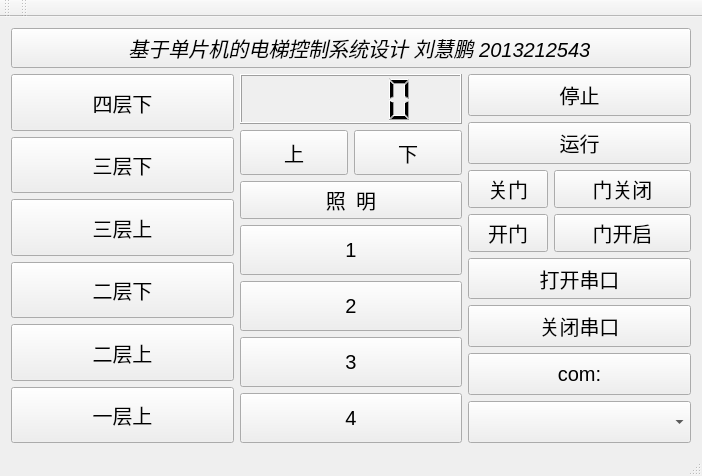
<?xml version="1.0" encoding="UTF-8"?>
<ui version="4.0">
 <class>MainWindow</class>
 <widget class="QMainWindow" name="MainWindow">
  <property name="geometry">
   <rect>
    <x>0</x>
    <y>0</y>
    <width>702</width>
    <height>476</height>
   </rect>
  </property>
  <property name="font">
   <font>
    <weight>75</weight>
    <bold>true</bold>
   </font>
  </property>
  <property name="windowTitle">
   <string>MainWindow</string>
  </property>
  <widget class="QWidget" name="centralWidget">
   <layout class="QVBoxLayout" name="verticalLayout_6">
    <item>
     <widget class="QPushButton" name="pushButton_6">
      <property name="minimumSize">
       <size>
        <width>0</width>
        <height>40</height>
       </size>
      </property>
      <property name="font">
       <font>
        <pointsize>15</pointsize>
        <weight>50</weight>
        <italic>true</italic>
        <bold>false</bold>
       </font>
      </property>
      <property name="text">
       <string>   基于单片机的电梯控制系统设计 刘慧鹏 2013212543</string>
      </property>
     </widget>
    </item>
    <item>
     <layout class="QHBoxLayout" name="horizontalLayout">
      <item>
       <layout class="QVBoxLayout" name="verticalLayout">
        <item>
         <widget class="QPushButton" name="fourdowm">
          <property name="sizePolicy">
           <sizepolicy hsizetype="Minimum" vsizetype="Minimum">
            <horstretch>0</horstretch>
            <verstretch>0</verstretch>
           </sizepolicy>
          </property>
          <property name="font">
           <font>
            <pointsize>15</pointsize>
            <weight>50</weight>
            <bold>false</bold>
           </font>
          </property>
          <property name="text">
           <string>四层下</string>
          </property>
         </widget>
        </item>
        <item>
         <widget class="QPushButton" name="threedowm">
          <property name="sizePolicy">
           <sizepolicy hsizetype="Minimum" vsizetype="Minimum">
            <horstretch>0</horstretch>
            <verstretch>0</verstretch>
           </sizepolicy>
          </property>
          <property name="font">
           <font>
            <pointsize>15</pointsize>
            <weight>50</weight>
            <bold>false</bold>
           </font>
          </property>
          <property name="text">
           <string>三层下</string>
          </property>
         </widget>
        </item>
        <item>
         <widget class="QPushButton" name="threeup">
          <property name="sizePolicy">
           <sizepolicy hsizetype="Minimum" vsizetype="Minimum">
            <horstretch>0</horstretch>
            <verstretch>0</verstretch>
           </sizepolicy>
          </property>
          <property name="font">
           <font>
            <pointsize>15</pointsize>
            <weight>50</weight>
            <bold>false</bold>
           </font>
          </property>
          <property name="text">
           <string>三层上</string>
          </property>
         </widget>
        </item>
        <item>
         <widget class="QPushButton" name="twodowm">
          <property name="sizePolicy">
           <sizepolicy hsizetype="Minimum" vsizetype="Minimum">
            <horstretch>0</horstretch>
            <verstretch>0</verstretch>
           </sizepolicy>
          </property>
          <property name="font">
           <font>
            <pointsize>15</pointsize>
            <weight>50</weight>
            <bold>false</bold>
           </font>
          </property>
          <property name="text">
           <string>二层下</string>
          </property>
         </widget>
        </item>
        <item>
         <widget class="QPushButton" name="twoup">
          <property name="sizePolicy">
           <sizepolicy hsizetype="Minimum" vsizetype="Minimum">
            <horstretch>0</horstretch>
            <verstretch>0</verstretch>
           </sizepolicy>
          </property>
          <property name="font">
           <font>
            <pointsize>15</pointsize>
            <weight>50</weight>
            <bold>false</bold>
           </font>
          </property>
          <property name="text">
           <string>二层上</string>
          </property>
         </widget>
        </item>
        <item>
         <widget class="QPushButton" name="oneup">
          <property name="sizePolicy">
           <sizepolicy hsizetype="Minimum" vsizetype="Minimum">
            <horstretch>0</horstretch>
            <verstretch>0</verstretch>
           </sizepolicy>
          </property>
          <property name="font">
           <font>
            <pointsize>15</pointsize>
            <weight>50</weight>
            <bold>false</bold>
           </font>
          </property>
          <property name="text">
           <string>一层上</string>
          </property>
         </widget>
        </item>
       </layout>
      </item>
      <item>
       <layout class="QVBoxLayout" name="verticalLayout_2">
        <item>
         <widget class="QLCDNumber" name="liftNumber">
          <property name="sizePolicy">
           <sizepolicy hsizetype="Minimum" vsizetype="Minimum">
            <horstretch>0</horstretch>
            <verstretch>0</verstretch>
           </sizepolicy>
          </property>
          <property name="font">
           <font>
            <weight>50</weight>
            <bold>false</bold>
           </font>
          </property>
         </widget>
        </item>
        <item>
         <layout class="QVBoxLayout" name="verticalLayout_5">
          <item>
           <layout class="QGridLayout" name="gridLayout_3">
            <item row="0" column="0">
             <widget class="QPushButton" name="up">
              <property name="sizePolicy">
               <sizepolicy hsizetype="Minimum" vsizetype="Minimum">
                <horstretch>0</horstretch>
                <verstretch>0</verstretch>
               </sizepolicy>
              </property>
              <property name="minimumSize">
               <size>
                <width>0</width>
                <height>45</height>
               </size>
              </property>
              <property name="font">
               <font>
                <pointsize>15</pointsize>
                <weight>50</weight>
                <bold>false</bold>
               </font>
              </property>
              <property name="autoFillBackground">
               <bool>true</bool>
              </property>
              <property name="text">
               <string>上</string>
              </property>
              <property name="autoRepeatDelay">
               <number>304</number>
              </property>
             </widget>
            </item>
            <item row="0" column="1">
             <widget class="QPushButton" name="dowm">
              <property name="minimumSize">
               <size>
                <width>0</width>
                <height>45</height>
               </size>
              </property>
              <property name="font">
               <font>
                <pointsize>15</pointsize>
                <weight>50</weight>
                <bold>false</bold>
               </font>
              </property>
              <property name="text">
               <string>下</string>
              </property>
             </widget>
            </item>
           </layout>
          </item>
          <item>
           <layout class="QGridLayout" name="gridLayout">
            <item row="0" column="0">
             <widget class="QPushButton" name="light">
              <property name="sizePolicy">
               <sizepolicy hsizetype="Preferred" vsizetype="Fixed">
                <horstretch>0</horstretch>
                <verstretch>0</verstretch>
               </sizepolicy>
              </property>
              <property name="minimumSize">
               <size>
                <width>2</width>
                <height>37</height>
               </size>
              </property>
              <property name="font">
               <font>
                <family>宋体</family>
                <pointsize>15</pointsize>
                <weight>50</weight>
                <bold>false</bold>
                <underline>false</underline>
                <stylestrategy>PreferAntialias</stylestrategy>
               </font>
              </property>
              <property name="cursor">
               <cursorShape>CrossCursor</cursorShape>
              </property>
              <property name="focusPolicy">
               <enum>Qt::StrongFocus</enum>
              </property>
              <property name="toolTipDuration">
               <number>-1</number>
              </property>
              <property name="text">
               <string>照  明</string>
              </property>
              <property name="autoRepeatDelay">
               <number>299</number>
              </property>
              <property name="autoDefault">
               <bool>false</bool>
              </property>
              <property name="default">
               <bool>false</bool>
              </property>
              <property name="flat">
               <bool>false</bool>
              </property>
             </widget>
            </item>
           </layout>
          </item>
         </layout>
        </item>
        <item>
         <widget class="QPushButton" name="one">
          <property name="enabled">
           <bool>true</bool>
          </property>
          <property name="sizePolicy">
           <sizepolicy hsizetype="Minimum" vsizetype="Minimum">
            <horstretch>0</horstretch>
            <verstretch>0</verstretch>
           </sizepolicy>
          </property>
          <property name="font">
           <font>
            <pointsize>15</pointsize>
            <weight>50</weight>
            <bold>false</bold>
           </font>
          </property>
          <property name="mouseTracking">
           <bool>false</bool>
          </property>
          <property name="text">
           <string>1</string>
          </property>
         </widget>
        </item>
        <item>
         <widget class="QPushButton" name="two">
          <property name="enabled">
           <bool>true</bool>
          </property>
          <property name="sizePolicy">
           <sizepolicy hsizetype="Minimum" vsizetype="Minimum">
            <horstretch>0</horstretch>
            <verstretch>0</verstretch>
           </sizepolicy>
          </property>
          <property name="font">
           <font>
            <pointsize>15</pointsize>
            <weight>50</weight>
            <italic>false</italic>
            <bold>false</bold>
           </font>
          </property>
          <property name="mouseTracking">
           <bool>false</bool>
          </property>
          <property name="text">
           <string>2</string>
          </property>
         </widget>
        </item>
        <item>
         <widget class="QPushButton" name="three">
          <property name="sizePolicy">
           <sizepolicy hsizetype="Minimum" vsizetype="Minimum">
            <horstretch>0</horstretch>
            <verstretch>0</verstretch>
           </sizepolicy>
          </property>
          <property name="font">
           <font>
            <pointsize>15</pointsize>
            <weight>50</weight>
            <bold>false</bold>
           </font>
          </property>
          <property name="text">
           <string>3</string>
          </property>
         </widget>
        </item>
        <item>
         <widget class="QPushButton" name="four">
          <property name="sizePolicy">
           <sizepolicy hsizetype="Minimum" vsizetype="Minimum">
            <horstretch>0</horstretch>
            <verstretch>0</verstretch>
           </sizepolicy>
          </property>
          <property name="font">
           <font>
            <pointsize>15</pointsize>
            <weight>50</weight>
            <bold>false</bold>
           </font>
          </property>
          <property name="text">
           <string>4</string>
          </property>
         </widget>
        </item>
       </layout>
      </item>
      <item>
       <layout class="QVBoxLayout" name="verticalLayout_3">
        <item>
         <widget class="QPushButton" name="stop">
          <property name="sizePolicy">
           <sizepolicy hsizetype="Minimum" vsizetype="Minimum">
            <horstretch>0</horstretch>
            <verstretch>0</verstretch>
           </sizepolicy>
          </property>
          <property name="font">
           <font>
            <pointsize>15</pointsize>
            <weight>50</weight>
            <bold>false</bold>
           </font>
          </property>
          <property name="text">
           <string>停止</string>
          </property>
         </widget>
        </item>
        <item>
         <widget class="QPushButton" name="run">
          <property name="sizePolicy">
           <sizepolicy hsizetype="Minimum" vsizetype="Minimum">
            <horstretch>0</horstretch>
            <verstretch>0</verstretch>
           </sizepolicy>
          </property>
          <property name="font">
           <font>
            <pointsize>15</pointsize>
            <weight>50</weight>
            <bold>false</bold>
           </font>
          </property>
          <property name="text">
           <string>运行</string>
          </property>
         </widget>
        </item>
        <item>
         <layout class="QFormLayout" name="formLayout_5">
          <item row="0" column="0">
           <widget class="QPushButton" name="closedoor">
            <property name="sizePolicy">
             <sizepolicy hsizetype="Minimum" vsizetype="Minimum">
              <horstretch>0</horstretch>
              <verstretch>0</verstretch>
             </sizepolicy>
            </property>
            <property name="font">
             <font>
              <pointsize>15</pointsize>
              <weight>50</weight>
              <bold>false</bold>
             </font>
            </property>
            <property name="text">
             <string>关门</string>
            </property>
           </widget>
          </item>
          <item row="1" column="0">
           <widget class="QPushButton" name="opendoor">
            <property name="sizePolicy">
             <sizepolicy hsizetype="Minimum" vsizetype="Minimum">
              <horstretch>0</horstretch>
              <verstretch>0</verstretch>
             </sizepolicy>
            </property>
            <property name="font">
             <font>
              <pointsize>15</pointsize>
              <weight>50</weight>
              <bold>false</bold>
             </font>
            </property>
            <property name="text">
             <string>开门</string>
            </property>
           </widget>
          </item>
          <item row="1" column="1">
           <widget class="QPushButton" name="dooropen">
            <property name="sizePolicy">
             <sizepolicy hsizetype="Minimum" vsizetype="Minimum">
              <horstretch>0</horstretch>
              <verstretch>0</verstretch>
             </sizepolicy>
            </property>
            <property name="font">
             <font>
              <pointsize>15</pointsize>
              <weight>50</weight>
              <bold>false</bold>
             </font>
            </property>
            <property name="text">
             <string>门开启</string>
            </property>
           </widget>
          </item>
          <item row="0" column="1">
           <widget class="QPushButton" name="doorclose">
            <property name="sizePolicy">
             <sizepolicy hsizetype="Minimum" vsizetype="Minimum">
              <horstretch>0</horstretch>
              <verstretch>0</verstretch>
             </sizepolicy>
            </property>
            <property name="font">
             <font>
              <pointsize>15</pointsize>
              <weight>50</weight>
              <bold>false</bold>
             </font>
            </property>
            <property name="text">
             <string>门关闭</string>
            </property>
           </widget>
          </item>
         </layout>
        </item>
        <item>
         <widget class="QPushButton" name="openqsort">
          <property name="sizePolicy">
           <sizepolicy hsizetype="Minimum" vsizetype="Minimum">
            <horstretch>0</horstretch>
            <verstretch>0</verstretch>
           </sizepolicy>
          </property>
          <property name="font">
           <font>
            <pointsize>15</pointsize>
            <weight>50</weight>
            <bold>false</bold>
           </font>
          </property>
          <property name="text">
           <string>打开串口</string>
          </property>
         </widget>
        </item>
        <item>
         <widget class="QPushButton" name="closeqsort">
          <property name="sizePolicy">
           <sizepolicy hsizetype="Minimum" vsizetype="Minimum">
            <horstretch>0</horstretch>
            <verstretch>0</verstretch>
           </sizepolicy>
          </property>
          <property name="font">
           <font>
            <pointsize>15</pointsize>
            <weight>50</weight>
            <bold>false</bold>
           </font>
          </property>
          <property name="text">
           <string>关闭串口</string>
          </property>
         </widget>
        </item>
        <item>
         <widget class="QPushButton" name="com">
          <property name="sizePolicy">
           <sizepolicy hsizetype="Minimum" vsizetype="Minimum">
            <horstretch>0</horstretch>
            <verstretch>0</verstretch>
           </sizepolicy>
          </property>
          <property name="font">
           <font>
            <pointsize>15</pointsize>
            <weight>50</weight>
            <bold>false</bold>
           </font>
          </property>
          <property name="text">
           <string>com:</string>
          </property>
         </widget>
        </item>
        <item>
         <widget class="QComboBox" name="combox">
          <property name="sizePolicy">
           <sizepolicy hsizetype="Preferred" vsizetype="Minimum">
            <horstretch>0</horstretch>
            <verstretch>0</verstretch>
           </sizepolicy>
          </property>
          <property name="font">
           <font>
            <weight>50</weight>
            <bold>false</bold>
           </font>
          </property>
         </widget>
        </item>
       </layout>
      </item>
     </layout>
    </item>
   </layout>
  </widget>
  <widget class="QToolBar" name="mainToolBar">
   <attribute name="toolBarArea">
    <enum>TopToolBarArea</enum>
   </attribute>
   <attribute name="toolBarBreak">
    <bool>false</bool>
   </attribute>
  </widget>
  <widget class="QStatusBar" name="statusBar"/>
  <widget class="QToolBar" name="toolBar">
   <property name="windowTitle">
    <string>toolBar</string>
   </property>
   <attribute name="toolBarArea">
    <enum>TopToolBarArea</enum>
   </attribute>
   <attribute name="toolBarBreak">
    <bool>false</bool>
   </attribute>
  </widget>
 </widget>
 <layoutdefault spacing="6" margin="11"/>
 <resources/>
 <connections/>
</ui>
